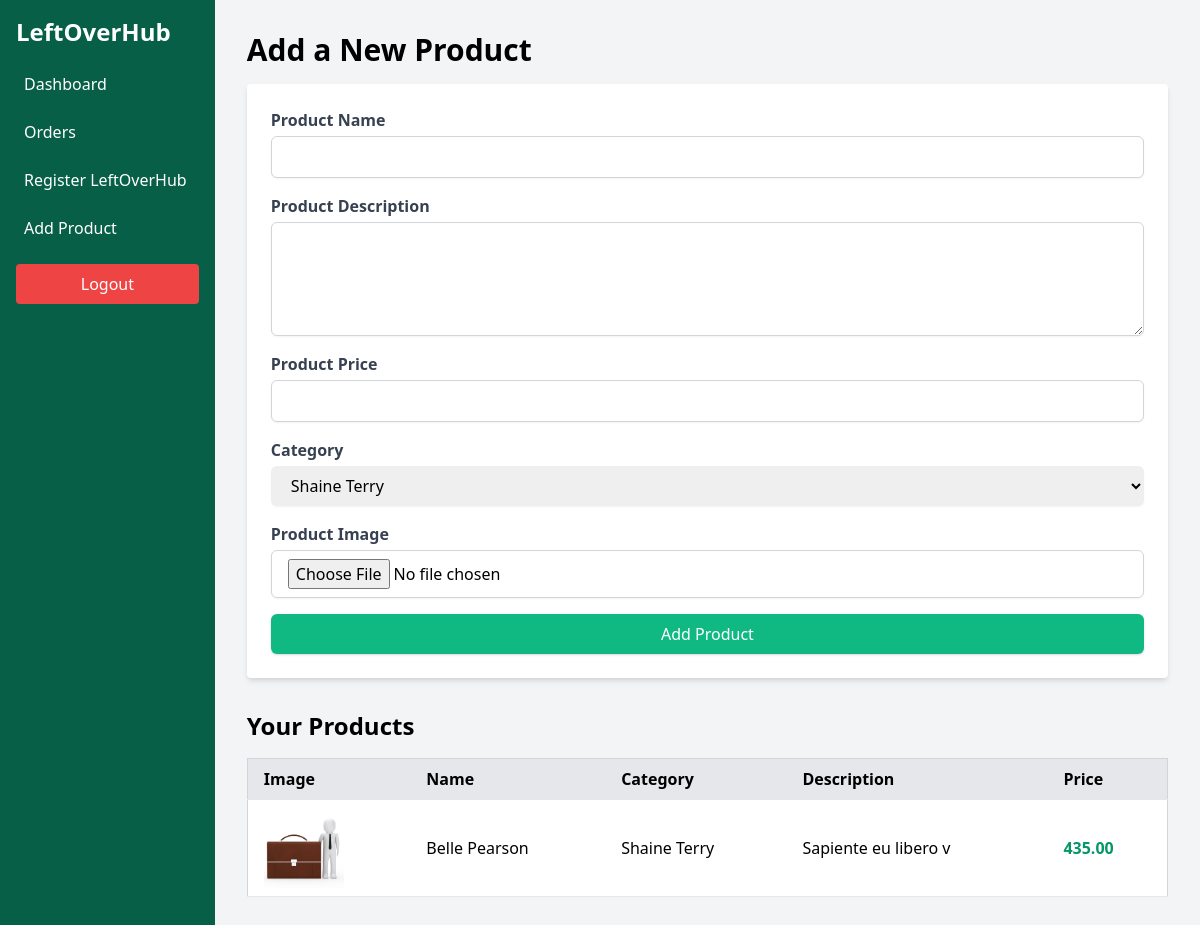
Page /shopowner/add-product/ (signed in) on the committed database.
### shop/models.py (models this page shows, shortened)
class Product(models.Model):
    shop = models.ForeignKey('Shop', on_delete=models.CASCADE)
    name = models.CharField(max_length=255)
    description = models.TextField()
    category = models.ForeignKey('category', on_delete=models.CASCADE)
    price = models.DecimalField(max_digits=10, decimal_places=2)
    image = models.ImageField(upload_to='products/', blank=True, null=True)

class Category(models.Model):
    name = models.CharField(max_length=200)

### shop/views.py (the view, shortened to what this page needs)
# urls.py: path('shopowner/add-product/', views.add_product, name='shopowner_add_product'),
@login_required
def add_product(request):
    products = Product.objects.filter(shop=request.user.shop)
    categories = Category.objects.all()
    form = ProductForm()
    return render(request, 'shopOwner/add_product.html', {'form': form, 'products': products, 'categories': categories})

### shop/forms.py
class ProductForm(forms.ModelForm):
    class Meta:
        model = Product
        fields = ['name', 'description', 'price']

### shop/templates/shopOwner/add_product.html (shortened to what this page needs)
{% extends "layouts/owner_base.html" %}
{% block content %}
        <main class="flex-grow container mx-auto p-4">
            <h1 class="text-3xl font-semibold mb-4">Add a New Product</h1>
            <form method="post" action="{% url 'shopowner_add_product' %}" enctype="multipart/form-data" class="bg-white p-6 rounded shadow-md">
                <div class="mb-4">
                    <label for="product_name" class="block text-gray-700 font-semibold">Product Name</label>
                    <input type="text" id="product_name" name="product_name" class="mt-1 block w-full px-4 py-2 border border-gray-300 rounded-md shadow-sm" required>
                </div>
                <div class="mb-4">
                    <label for="product_description" class="block text-gray-700 font-semibold">Product Description</label>
                    <textarea id="product_description" name="product_description" rows="4" class="mt-1 block w-full px-4 py-2 border border-gray-300 rounded-md shadow-sm" required></textarea>
                </div>
                <div class="mb-4">
                    <label for="product_price" class="block text-gray-700 font-semibold">Product Price</label>
                    <input type="number" id="product_price" name="product_price" class="mt-1 block w-full px-4 py-2 border border-gray-300 rounded-md shadow-sm" step="0.01" required>
                </div>
                <div class="mb-4">
                    <label for="category_id" class="block text-gray-700 font-semibold">Category</label>
                    <select id="category_id" name="category_id" class="form-select mt-1 block w-full px-4 py-2 rounded-md shadow-sm">
                        {% for category in categories %}
                            <option value="{{ category.id }}">{{ category.name }}</option>
                        {% endfor %}
                    </select>
                </div>
                <div class="mb-4">
                    <label for="product_image" class="block text-gray-700 font-semibold">Product Image</label>
                    <input type="file" id="product_image" name="product_image" class="mt-1 block w-full px-4 py-2 border border-gray-300 rounded-md shadow-sm">
                </div>
                <button type="submit" class="w-full bg-green-500 text-white px-4 py-2 rounded-md shadow hover:bg-green-600 focus:outline-none focus:ring-2 focus:ring-green-500">Add Product</button>
            </form>
            <section class="mt-8">
                <h2 class="text-2xl font-semibold mb-4">Your Products</h2>
                <div class="overflow-x-auto">
                    <table class="min-w-full bg-white border border-gray-300 rounded shadow-md">
                        <thead>
                            <tr class="border-b bg-gray-200">
                                <th class="px-4 py-2 text-left">Image</th>
                                <th class="px-4 py-2 text-left">Name</th>
                                <th class="px-4 py-2 text-left">Category</th>
                                <th class="px-4 py-2 text-left">Description</th>
                                <th class="px-4 py-2 text-left">Price</th>
                            </tr>
                        </thead>
                        <tbody>
                            {% for product in products %}
                                <tr class="border-b">
                                    <td class="px-4 py-2">
                                        {% if product.image %}
                                            <img src="{{ product.image.url }}" alt="{{ product.name }}" class="w-20 h-20 object-cover">
                                        {% else %}
                                            <div class="w-20 h-20 bg-gray-200"></div>
                                        {% endif %}
                                    </td>
                                    <td class="px-4 py-2">{{ product.name }}</td>
                                    <td class="px-4 py-2">{{ product.category.name }}</td>
                                    <td class="px-4 py-2">{{ product.description }}</td>
                                    <td class="px-4 py-2 text-green-600 font-bold">{{ product.price|floatformat:2 }}</td>
                                </tr>
                            {% empty %}
                                <tr>
                                    <td colspan="4" class="px-4 py-2 text-center text-gray-500">No products found.</td>
                                </tr>
                            {% endfor %}
                        </tbody>
                    </table>
                </div>
            </section>
        </main>
{% endblock %}

### rows in the picture
Product: image (picture), name "Belle Pearson", category.name "Shaine Terry", description "Sapiente eu libero v", price "435.00"

### other values in the picture
form field category_id "Shaine Terry"
